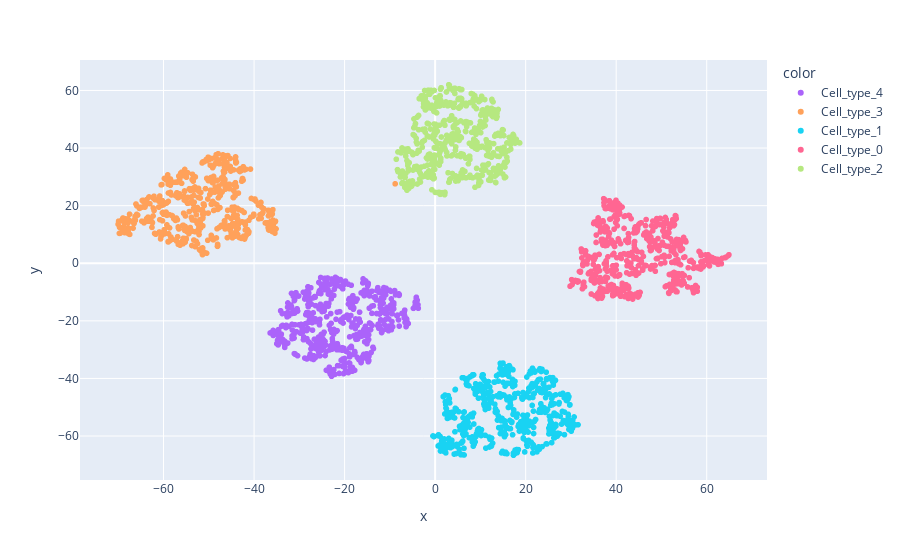

This figure's notebook cell:
### Code cell
fig = px.scatter(x = X_tsne[:,0], y = X_tsne[:,1],
                   color = Y,
                   color_discrete_map = {'0': 'rgb(255, 100, 255)',
                                        '1': 'rgb(255, 255, 100)',
                                        '2': 'rgb(100, 255, 255)'}
                   )
fig.show()

## Map down into 2d or 1d

### Figure 1 — Plotly figure (JSON) as saved in the notebook; plotly's stock layout.template omitted (floating-point values rounded to 4 significant figures; data arrays with more than 128 entries replaced by an {"elided": "..."} marker saying what was removed)
{"data": [{"hovertemplate": "color=Cell_type_4<br>x=%{x}<br>y=%{y}<extra></extra>", "legendgroup": "Cell_type_4", "marker": {"color": "#ab63fa", "symbol": "circle"}, "mode": "markers", "name": "Cell_type_4", "showlegend": true, "type": "scattergl", "x": {"elided": "500 float values"}, "xaxis": "x", "y": {"elided": "500 float values"}, "yaxis": "y"}, {"hovertemplate": "color=Cell_type_3<br>x=%{x}<br>y=%{y}<extra></extra>", "legendgroup": "Cell_type_3", "marker": {"color": "#FFA15A", "symbol": "circle"}, "mode": "markers", "name": "Cell_type_3", "showlegend": true, "type": "scattergl", "x": {"elided": "500 float values"}, "xaxis": "x", "y": {"elided": "500 float values"}, "yaxis": "y"}, {"hovertemplate": "color=Cell_type_1<br>x=%{x}<br>y=%{y}<extra></extra>", "legendgroup": "Cell_type_1", "marker": {"color": "#19d3f3", "symbol": "circle"}, "mode": "markers", "name": "Cell_type_1", "showlegend": true, "type": "scattergl", "x": {"elided": "500 float values"}, "xaxis": "x", "y": {"elided": "500 float values"}, "yaxis": "y"}, {"hovertemplate": "color=Cell_type_0<br>x=%{x}<br>y=%{y}<extra></extra>", "legendgroup": "Cell_type_0", "marker": {"color": "#FF6692", "symbol": "circle"}, "mode": "markers", "name": "Cell_type_0", "showlegend": true, "type": "scattergl", "x": {"elided": "500 float values"}, "xaxis": "x", "y": {"elided": "500 float values"}, "yaxis": "y"}, {"hovertemplate": "color=Cell_type_2<br>x=%{x}<br>y=%{y}<extra></extra>", "legendgroup": "Cell_type_2", "marker": {"color": "#B6E880", "symbol": "circle"}, "mode": "markers", "name": "Cell_type_2", "showlegend": true, "type": "scattergl", "x": {"elided": "500 float values"}, "xaxis": "x", "y": {"elided": "500 float values"}, "yaxis": "y"}], "layout": {"autosize": true, "legend": {"title": {"text": "color"}, "tracegroupgap": 0}, "margin": {"t": 60}, "xaxis": {"anchor": "y", "autorange": true, "domain": [0, 1], "range": [-78.37, 73.23], "title": {"text": "x"}, "type": "linear"}, "yaxis": {"anchor": "x", "autorange": true, "domain": [0, 1], "range": [-75.8, 71.11], "title": {"text": "y"}, "type": "linear"}}}
